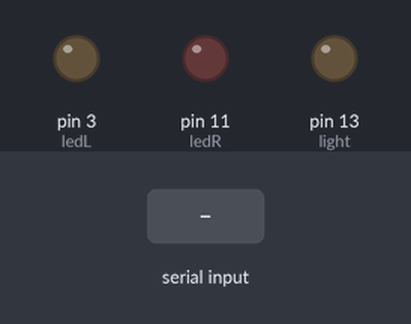
The sketch below on a simulated Arduino Uno, built with avr-gcc and run on an emulated ATmega328P. Shown: output pins drawn as LEDs (lit = HIGH). The inputs (shaded band) are chosen by the test bench.

Above: at 1.2 s.
1.3 s: "|\n" received over Serial
At 2.0 s:
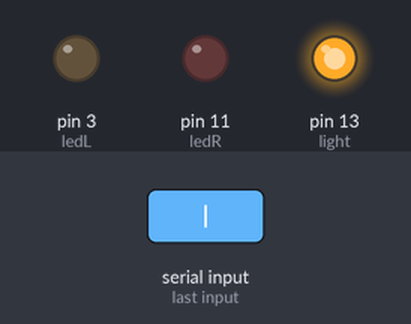
Timing chart, 0 to 4.3 s (numbered marks = the images above; inputs shaded):
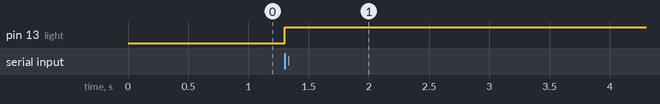

The sketch:

serial_test.ino
```cpp
#include <Wire.h>
// #include <Adafruit_MotorShield.h>
#include <SoftwareSerial.h>

String data = String(""); // https://www.arduino.cc/reference/en/language/variables/data-types/stringobject/
int ledL = 3;
int ledR = 11;
int light = 13;

void setup() {
  Serial.begin(9600);

  pinMode(ledL, OUTPUT);
  pinMode(ledR, OUTPUT);
  pinMode(light, OUTPUT);
}

void loop() {
  if(Serial.available() > 0) {
    char c = Serial.read();
    if(c == '|') {
      setLights(data);
      data = String("");
    } else if(c != '\n' && c != '\r') {
      data.concat(c);
    }
  }

}

void setLights(String d) {
  digitalWrite(light, HIGH);
  // 0255-010
  if(d.length() < 8) {
    analogWrite(ledL, 0);
    analogWrite(ledR, 0);
    return;
  }

  int l = d.substring(0, 4).toInt();
  int r = d.substring(4).toInt();

  if(l < 0){
    analogWrite(ledL, l*-1);
    // Serial.println("left negative");
  } else {
    analogWrite(ledL, l);
    // Serial.println("left set " + l);
  }

  if(r < 0){
    analogWrite(ledR, r*-1);
    // Serial.println("right negative");
  } else {
    analogWrite(ledR, r);
    // Serial.println("right set " + r);
  }
  digitalWrite(light, LOW);

}
```

Measured:
- after the input at 1.3 s, pin 13 (light): LOW → HIGH at once
